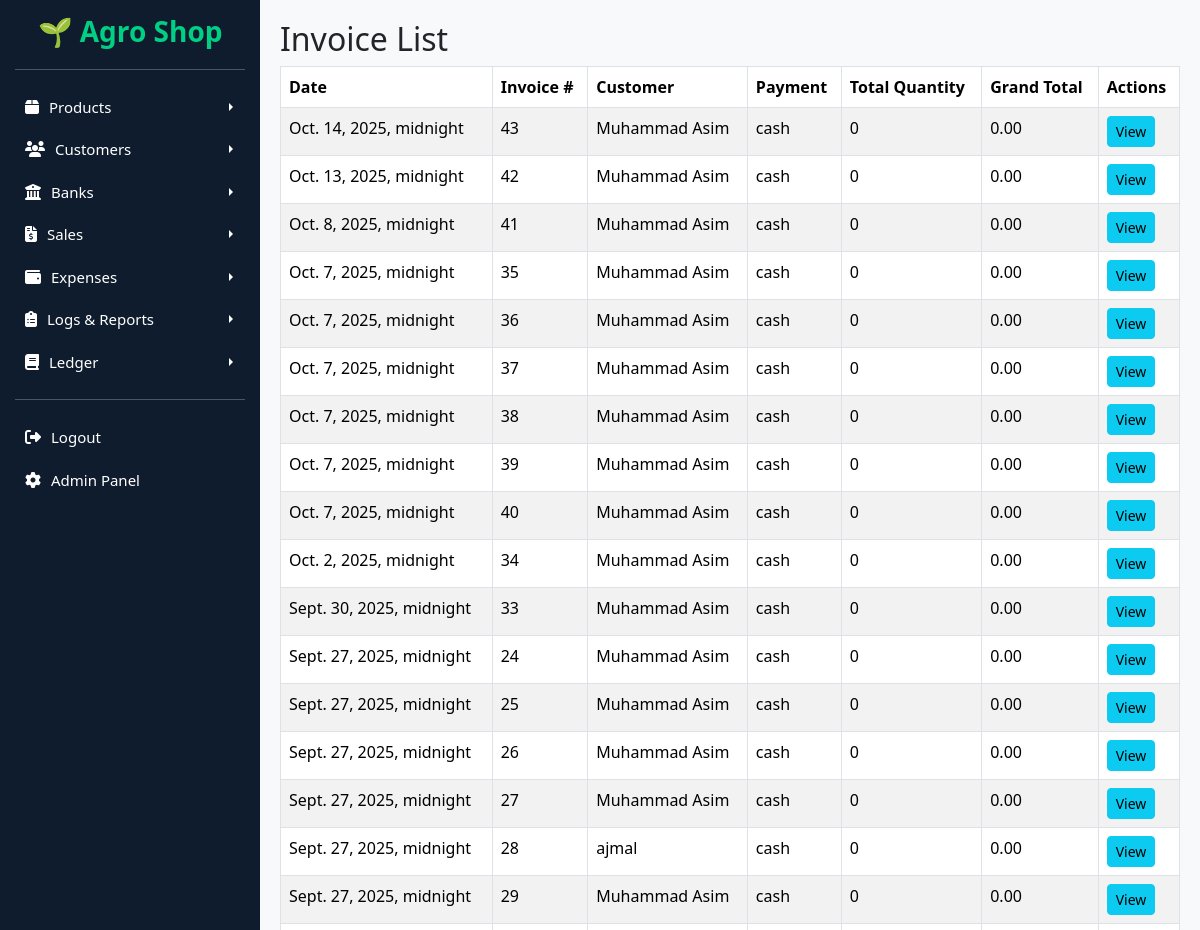
The app's page /sales/list/ (upper part), older data.
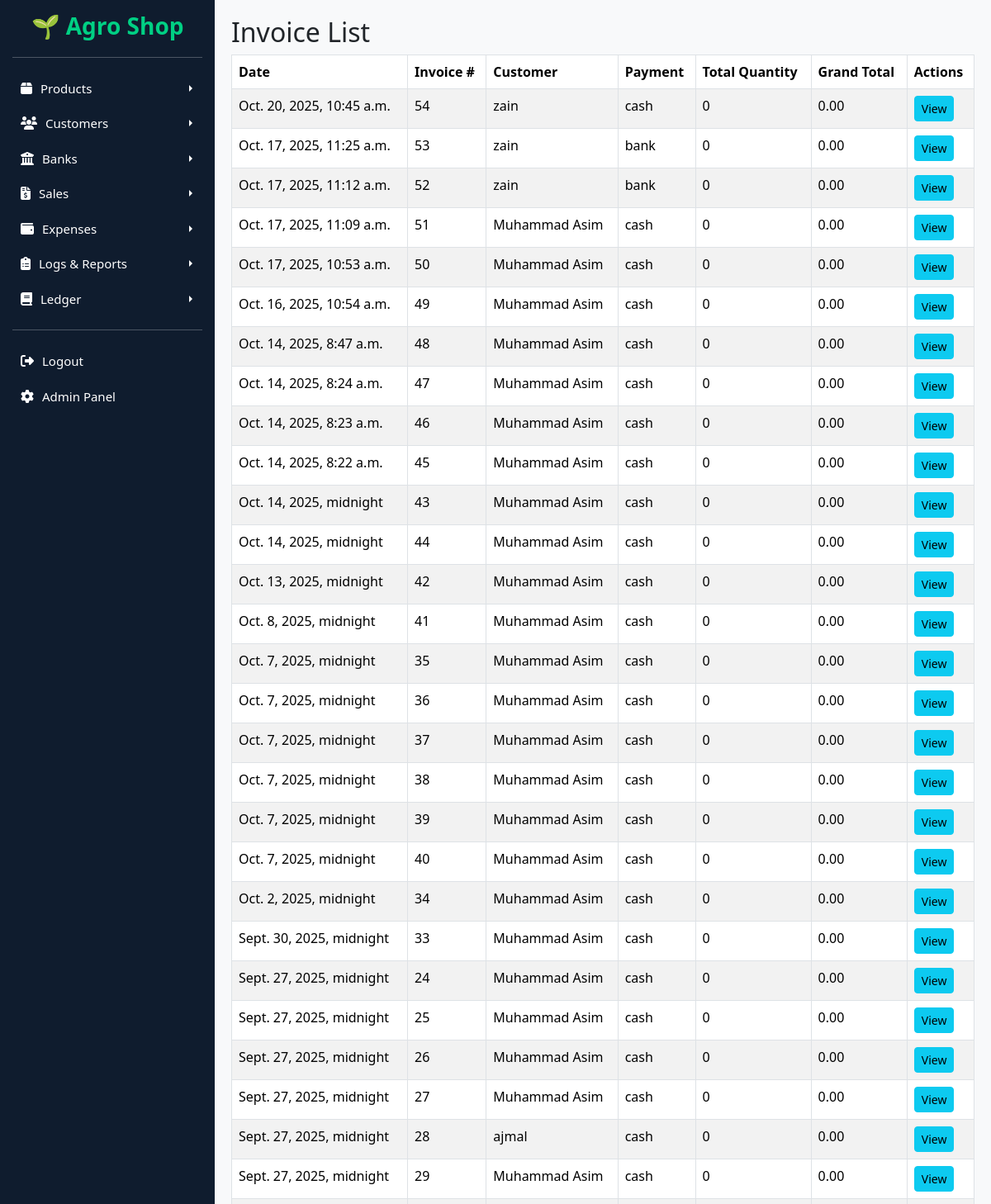
The same page, newer data.
### sales/models.py (models this page shows, shortened)
class Invoice(models.Model):
    PAYMENT_METHODS = (
        ('cash', 'Cash'),
        ('credit', 'Credit'),
        ('installment', 'Installment'),
    )
    customer = models.ForeignKey(Customer, on_delete=models.CASCADE)
    date = models.DateTimeField(default=timezone.now)
    payment_method = models.CharField(max_length=50, choices=PAYMENT_METHODS)
    total_quantity = models.PositiveIntegerField(default=0)
    grand_total = models.DecimalField(max_digits=10, decimal_places=2, default=0)
    receiving_amount = models.DecimalField(max_digits=10, decimal_places=2, default=0)
    remaining_amount = models.DecimalField(max_digits=10, decimal_places=2, default=0)

### customers/models.py (models this page shows, shortened)
class Customer(models.Model):
    name = models.CharField(max_length=100, null=True, blank=True)
    father_name = models.CharField(max_length=100, null=True, blank=True)
    cnic = models.CharField(max_length=15, null=True, blank=True, unique=True)
    mobile = models.CharField(max_length=15, null=True, blank=True)
    email = models.EmailField(blank=True, null=True)
    city = models.CharField(max_length=50, null=True, blank=True)
    resident = models.CharField(max_length=50, null=True, blank=True)
    address = models.TextField(null=True, blank=True)

### sales/views.py (the view)
# urls.py: path("list/", views.list_invoices, name="list_invoices"),
def list_invoices(request):
    invoices = Invoice.objects.all().order_by("-date")
    return render(request, "sales/list_invoices.html", {"invoices": invoices})

### templates/sales/list_invoices.html
{% extends "base.html" %}
{% block content %}
<h2>Invoice List</h2>
<table class="table table-bordered table-striped">
  <thead>
    <tr>
      <th>Date</th>
      <th>Invoice #</th>
      <th>Customer</th>
      <th>Payment</th>
      <th>Total Quantity</th>
      <th>Grand Total</th>
      <th>Actions</th>
    </tr>
  </thead>
  <tbody>
    {% for invoice in invoices %}
    <tr>
      <td>{{ invoice.date }}</td>
      <td>{{ invoice.id }}</td>
      <td>{{ invoice.customer.name }}</td>
      <td>{{ invoice.payment_method }}</td>
      <td>{{ invoice.total_quantity }}</td>
      <td>{{ invoice.grand_total }}</td>
      <td>
        <a href="{% url 'sales:invoice_detail' invoice_id=invoice.pk %}" class="btn btn-info btn-sm">View</a>
      </td>
    </tr>
    {% empty %}
    <tr>
      <td colspan="7">No invoices found.</td>
    </tr>
    {% endfor %}
  </tbody>
</table>
{% endblock %}

Row changes from the older to the newer data that the page shows:
added Invoice: date "Oct. 20, 2025, 10:45 a.m.", id "54", customer.name "zain", payment_method "cash", total_quantity "0", grand_total "0.00"
added Invoice: date "Oct. 17, 2025, 11:25 a.m.", id "53", customer.name "zain", payment_method "bank", total_quantity "0", grand_total "0.00"
added Invoice: date "Oct. 17, 2025, 11:12 a.m.", id "52", customer.name "zain", payment_method "bank", total_quantity "0", grand_total "0.00"
added Invoice: date "Oct. 17, 2025, 11:09 a.m.", id "51", customer.name "Muhammad Asim", payment_method "cash", total_quantity "0", grand_total "0.00"
added Invoice: date "Oct. 17, 2025, 10:53 a.m.", id "50", customer.name "Muhammad Asim", payment_method "cash", total_quantity "0", grand_total "0.00"
added Invoice: date "Oct. 16, 2025, 10:54 a.m.", id "49", customer.name "Muhammad Asim", payment_method "cash", total_quantity "0", grand_total "0.00"
added Invoice: date "Oct. 14, 2025, 8:47 a.m.", id "48", customer.name "Muhammad Asim", payment_method "cash", total_quantity "0", grand_total "0.00"
added Invoice: date "Oct. 14, 2025, 8:24 a.m.", id "47", customer.name "Muhammad Asim", payment_method "cash", total_quantity "0", grand_total "0.00"
added Invoice: date "Oct. 14, 2025, 8:23 a.m.", id "46", customer.name "Muhammad Asim", payment_method "cash", total_quantity "0", grand_total "0.00"
added Invoice: date "Oct. 14, 2025, 8:22 a.m.", id "45", customer.name "Muhammad Asim", payment_method "cash", total_quantity "0", grand_total "0.00"
added Invoice: date "Oct. 14, 2025, midnight", id "44", customer.name "Muhammad Asim", payment_method "cash", total_quantity "0", grand_total "0.00"
